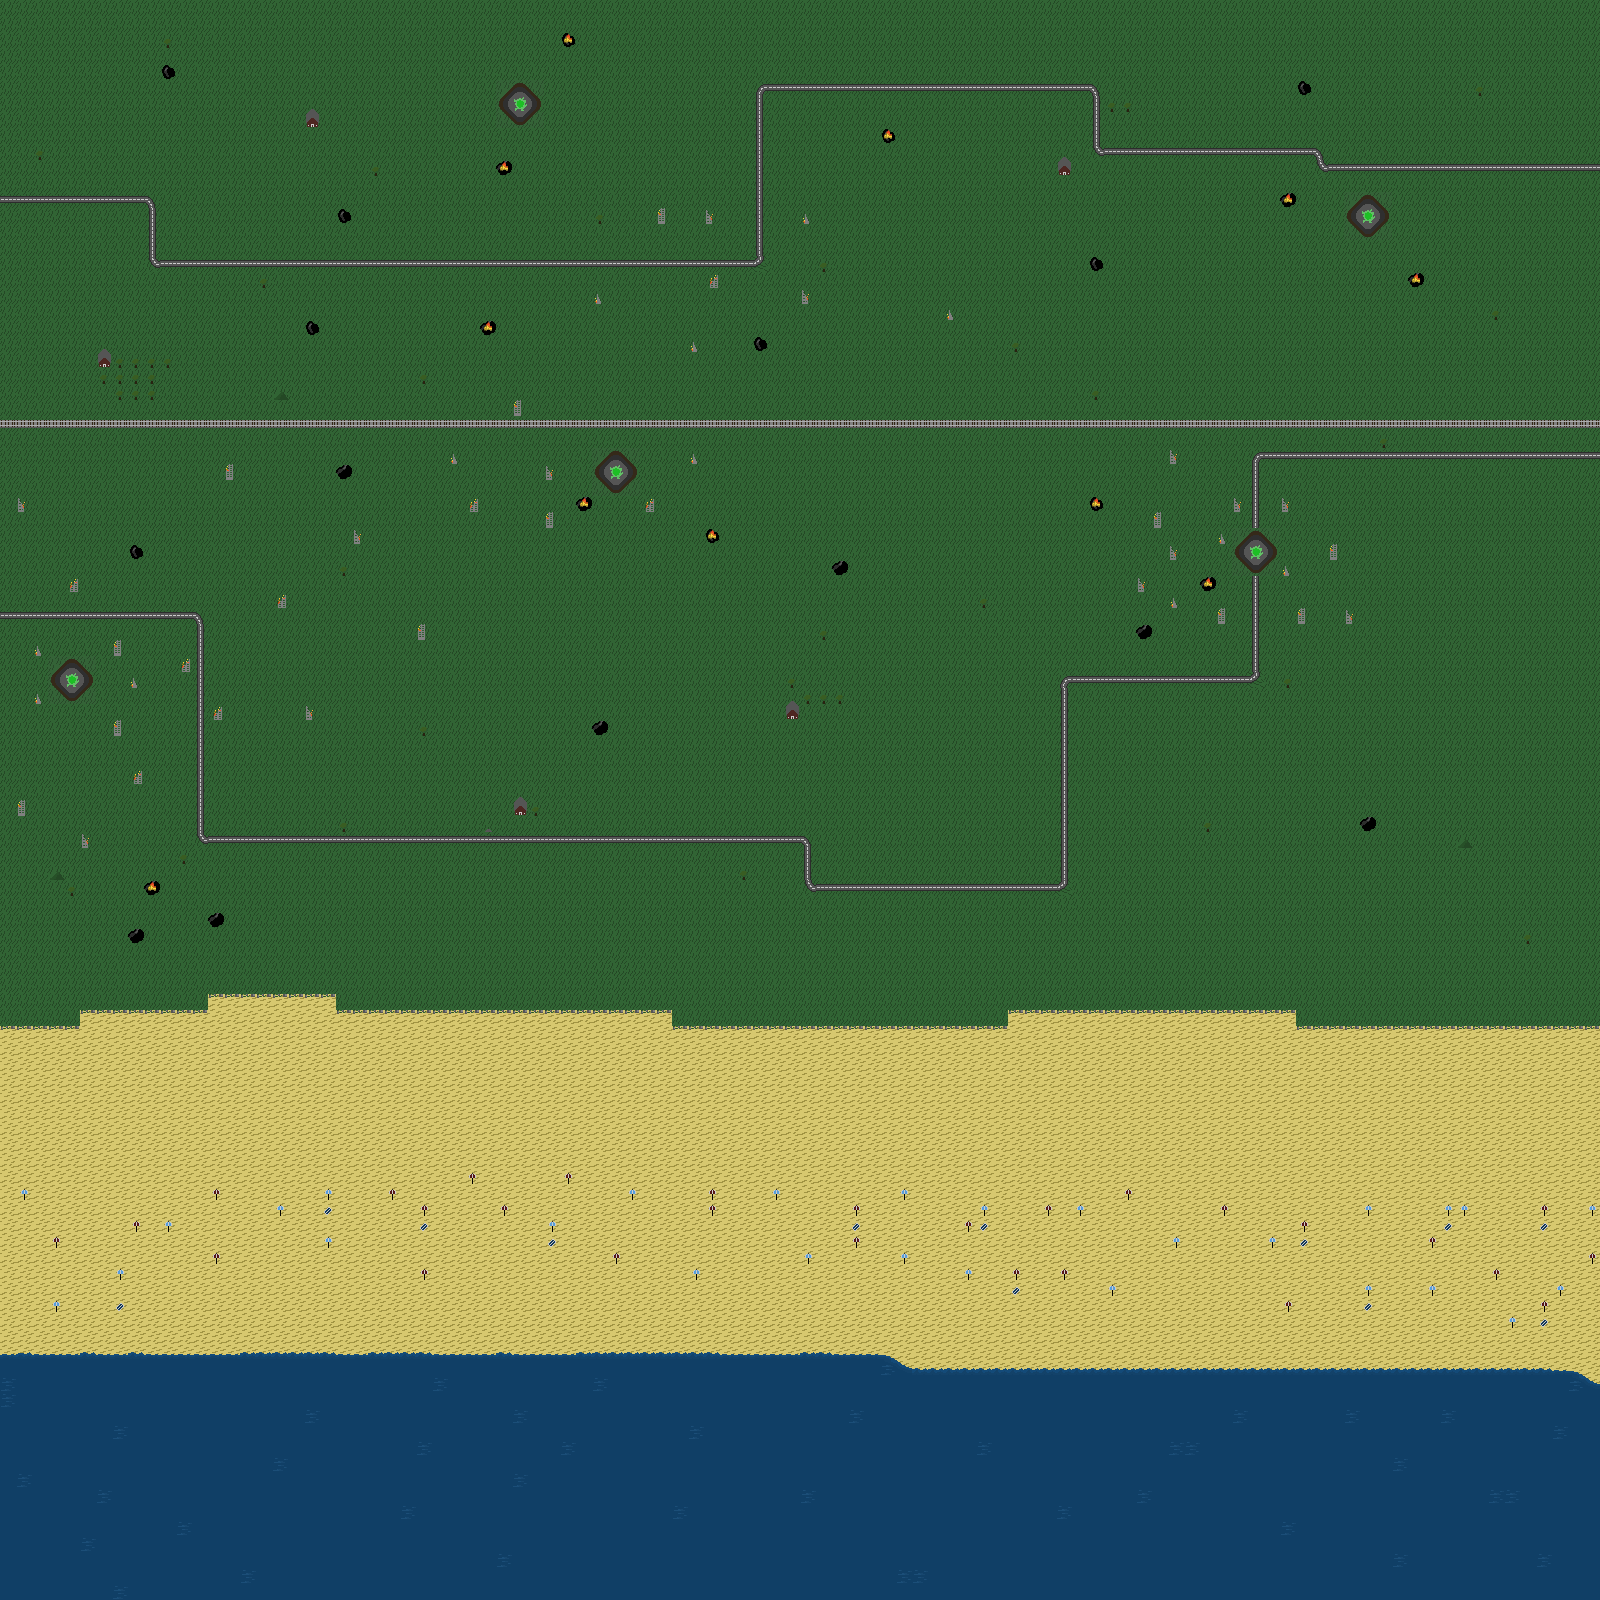

Rendered tile map (Tiled .tmx) drawn with the repository's tilesets; below, a short description and the map source with its tile grids summarised:
An orthogonal 100x100 tile map with 16x16 px tiles, 1 tile layer (Kachelebene 1), 4 tilesets and 22 objects.

<map version="1.0" tiledversion="1.0.3" orientation="orthogonal" renderorder="right-down" width="100" height="100" tilewidth="16" tileheight="16" nextobjectid="83">
 <tileset firstgid="1" source="Overworldassets.tsx" />
 <tileset firstgid="57" source="Strandzubehör.tsx" />
 <tileset firstgid="121" source="Krater.tsx" />
 <tileset firstgid="185" source="Strassen.tsx" />
 <layer name="Kachelebene 1" width="100" height="100">
  <data>[10000 cells, 10000 non-empty, 56 distinct tile ids]</data>
 </layer>
 <objectgroup name="Start">
  <object id="37" x="80" y="192" width="16" height="16" />
 </objectgroup>
 <objectgroup name="FirstPoint">
  <object id="44" x="81" y="608" width="16" height="16" />
 </objectgroup>
 <objectgroup name="SecondPoint">
  <object id="45" x="194" y="606" width="16" height="16" />
 </objectgroup>
 <objectgroup name="ThirdPoint">
  <object id="48" x="192" y="832" width="16" height="16" />
 </objectgroup>
 <objectgroup name="FourthPoint">
  <object id="49" x="800" y="832" width="16" height="16" />
 </objectgroup>
 <objectgroup name="FifthPoint">
  <object id="53" x="800" y="880" width="16" height="16" />
 </objectgroup>
 <objectgroup name="SixthPoint">
  <object id="54" x="1056" y="880" width="16" height="16" />
 </objectgroup>
 <objectgroup name="SeventhPoint">
  <object id="55" x="1056" y="1088" width="16" height="16" />
 </objectgroup>
 <objectgroup name="EightPoint">
  <object id="61" x="48" y="1088" width="16" height="16" />
 </objectgroup>
 <objectgroup name="NinethPoint">
  <object id="62" x="48" y="1328" width="16" height="16" />
 </objectgroup>
 <objectgroup name="TenthPoint">
  <object id="64" x="1472" y="1312" width="16" height="16" />
 </objectgroup>
 <objectgroup name="EleventhPoint">
  <object id="68" x="1472" y="160" width="16" height="16" />
 </objectgroup>
 <objectgroup name="TwelthPoint">
  <object id="69" x="1312" y="160" width="16" height="16" />
 </objectgroup>
 <objectgroup name="ThriteenthPoint">
  <object id="71" x="1312" y="144" width="16" height="16" />
 </objectgroup>
 <objectgroup name="FourteenthPoint">
  <object id="73" x="1088" y="144" width="16" height="16" />
 </objectgroup>
 <objectgroup name="FifthteenthPoint">
  <object id="74" x="1088" y="80" width="16" height="16" />
 </objectgroup>
 <objectgroup name="SixteenthPoint">
  <object id="75" x="752" y="80" width="16" height="16" />
 </objectgroup>
 <objectgroup name="SeventeenthPoint">
  <object id="76" x="752" y="256" width="16" height="16" />
 </objectgroup>
 <objectgroup name="EighteenthPoint">
  <object id="78" x="432" y="256" width="16" height="16" />
 </objectgroup>
 <objectgroup name="TwentyPoint">
  <object id="79" x="432" y="416" width="16" height="16" />
 </objectgroup>
 <objectgroup name="TwentyfirstPoint">
  <object id="81" x="608" y="416" width="16" height="16" />
 </objectgroup>
 <objectgroup name="TwentysecondPoint">
  <object id="82" x="608" y="463" width="16" height="16" />
 </objectgroup>
</map>